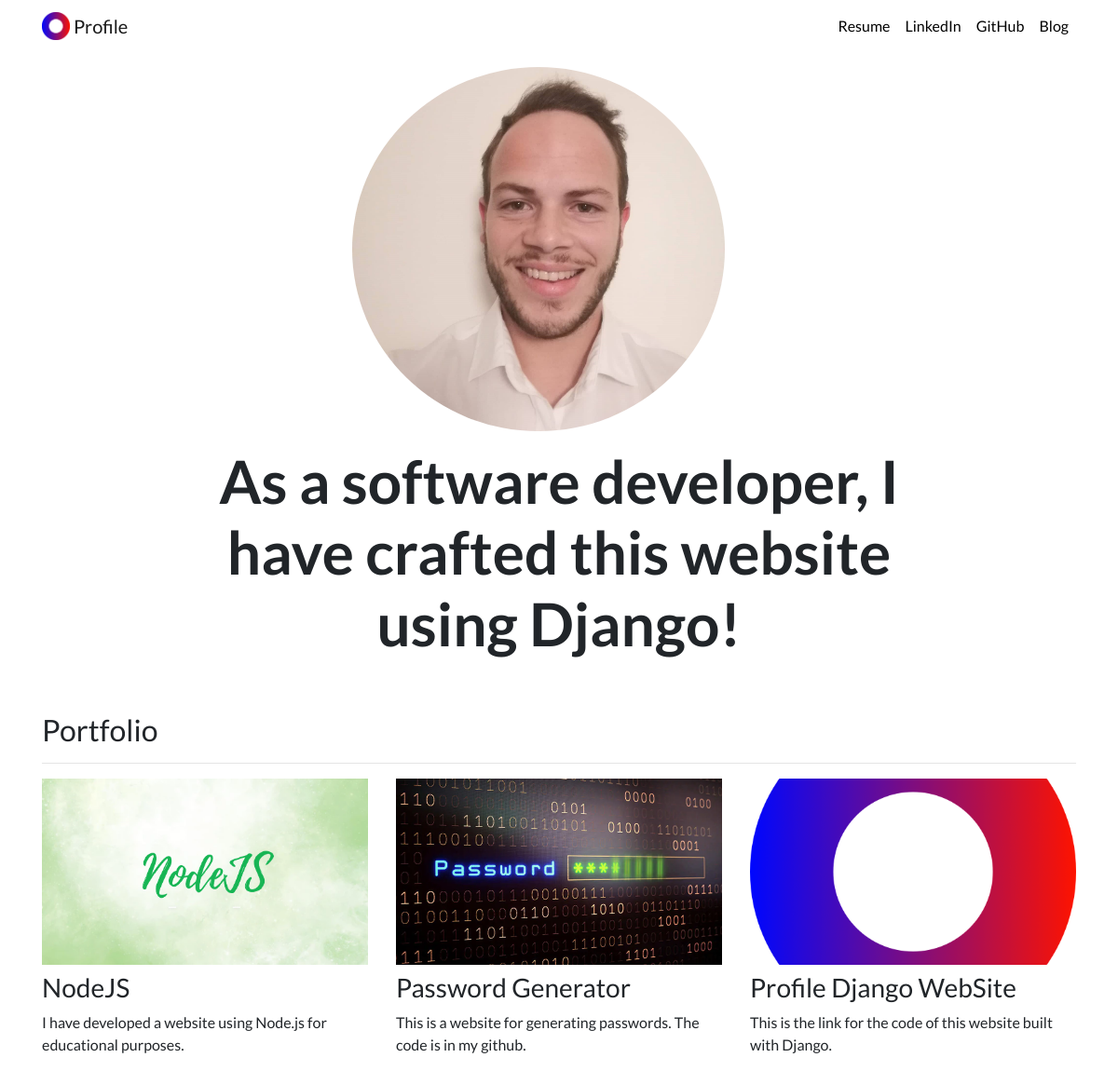
The page / on the database its author committed.
### portfolio/models.py (models this page shows, shortened)
class Project(models.Model):
    title = models.CharField(max_length=100)
    description = models.CharField(max_length=250)
    image = models.ImageField(upload_to='portfolio/images/')
    url = models.URLField(blank=True)

### portfolio/views.py (the view)
# urls.py: 2. Add a URL to urlpatterns:  path('', views.home, name='home')
def home(request):
    projects = Project.objects.all()
    return render(request, 'portfolio/home.html', {'projects':projects})

### portfolio/templates/portfolio/home.html
{% extends 'portfolio/base.html' %}
{% load static %}
{% block content  %}
<div class="row justify-content-center my-3">
    <div class="col-5">
      <img src="{% static 'portfolio/MiguelDiasCV.jpg' %}" class="img-fluid rounded-circle" height=400 width=400>
    </div>
  </div>
  <div class="row justify-content-center mb-3">
    <div class="col-md-9 text-center">
      <h1 id="hometext" class="font-weight-bold">As a software developer, I have crafted this website using Django!</h1>
    </div>
  </div>
<h2 class="mt-5">Portfolio</h2>
<hr>
<div class="row">
  {% for project in projects %}
  <div class="col-lg-4 col-md-6">
    {% if project.url %}
    <a href="{{ project.url }}" target="_blank">
      <img src="{{ project.image.url }}" class="img-fluid mb-2" style="width: 100%; height: 200px; object-fit: cover;">
    </a>
    {% else %}
    <img src="{{ project.image.url }}" class="img-fluid mb-2" style="width: 100%; height: 200px; object-fit: cover;">
    {% endif %}
    <h3>{{ project.title }}</h3>
    <p>{{ project.description }}</p>
  </div>
  {% endfor %}
</div>
{% endblock %}

### portfolio/static/portfolio/custom.css (style rules this page uses)
body { font-family: 'Lato', sans-serif; }
@media (min-width: 992px) { #hometext { font-size: 4rem; } }

### rows shown on the page
Project: image (picture), title "NodeJS", description "I have developed a website using Node.js for educational purposes."
Project: image (picture), title "Password Generator", description "This is a website for generating passwords. The code is in my github."
Project: image (picture), title "Profile Django WebSite", description "This is the link for the code of this website built with Django."
